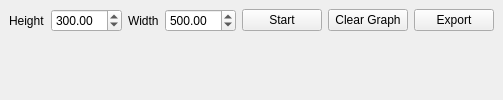
  <widget class="QDockWidget" name="graphDockWidget">
   <property name="windowTitle">
    <string>Graph</string>
   </property>
   <attribute name="dockWidgetArea">
    <number>2</number>
   </attribute>
   <widget class="QWidget" name="dockWidgetContents_5">
    <layout class="QGridLayout" name="gridLayout_20">
     <item row="0" column="0">
      <layout class="QGridLayout" name="gridLayout_12">
       <item row="0" column="0">
        <widget class="QLabel" name="labelPictureHeight">
         <property name="text">
          <string>Height</string>
         </property>
        </widget>
       </item>
       <item row="0" column="1">
        <widget class="QDoubleSpinBox" name="pictureHeight">
         <property name="maximum">
          <double>3000.000000000000000</double>
         </property>
         <property name="value">
          <double>300.000000000000000</double>
         </property>
        </widget>
       </item>
       <item row="0" column="2">
        <widget class="QLabel" name="labelPictureWidth">
         <property name="text">
          <string>Width</string>
         </property>
        </widget>
       </item>
       <item row="0" column="3">
        <widget class="QDoubleSpinBox" name="pictureWidth">
         <property name="maximum">
          <double>3000.000000000000000</double>
         </property>
         <property name="value">
          <double>500.000000000000000</double>
         </property>
        </widget>
       </item>
       <item row="1" column="0" colspan="7">
        <widget class="QCustomPlot" name="graphWidget" native="true"/>
       </item>
       <item row="0" column="5">
        <widget class="QPushButton" name="clearGraphButton">
         <property name="text">
          <string>Clear Graph</string>
         </property>
        </widget>
       </item>
       <item row="0" column="4">
        <widget class="QPushButton" name="graphStartStophButton">
         <property name="text">
          <string>Start</string>
         </property>
        </widget>
       </item>
       <item row="0" column="6">
        <widget class="QPushButton" name="exportButton">
         <property name="text">
          <string>Export</string>
         </property>
        </widget>
       </item>
      </layout>
     </item>
    </layout>
   </widget>
  </widget>
